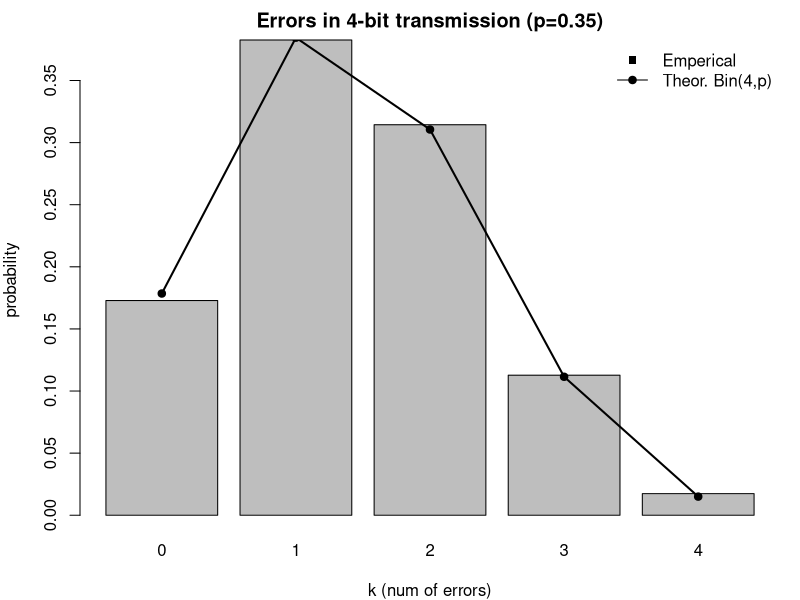
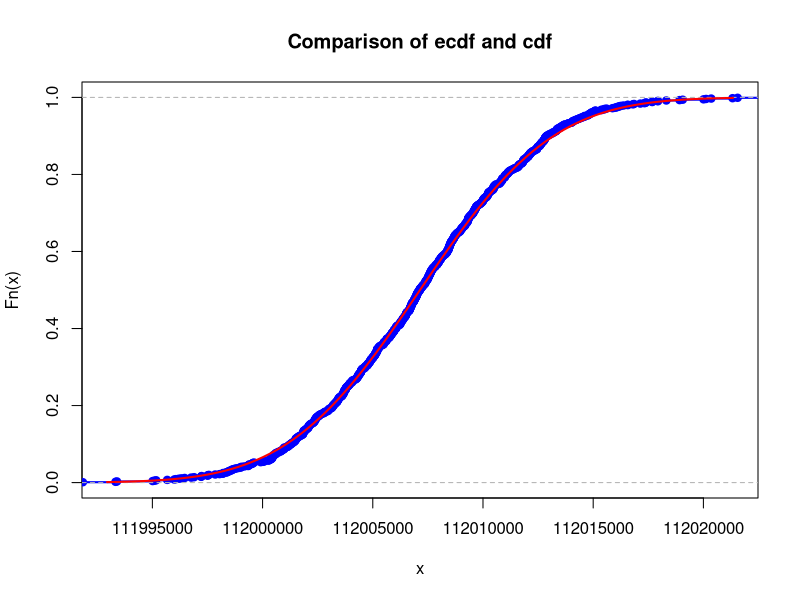
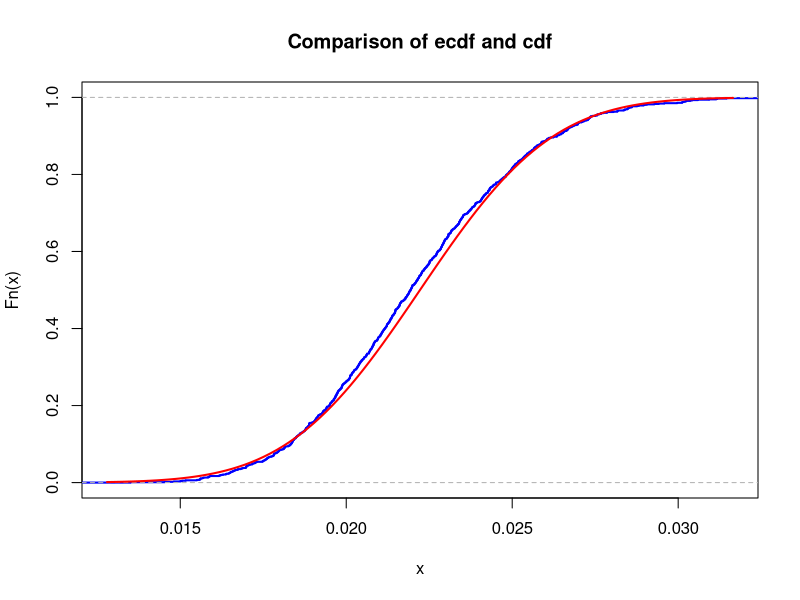
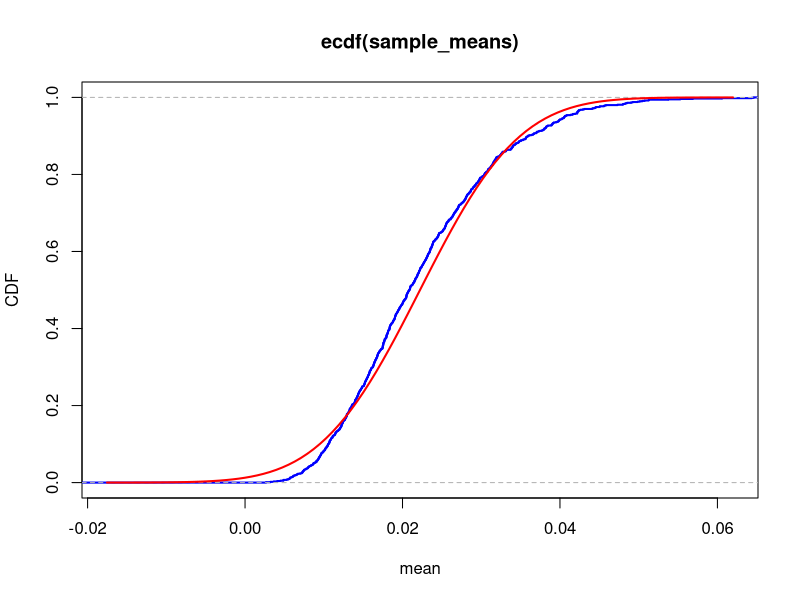
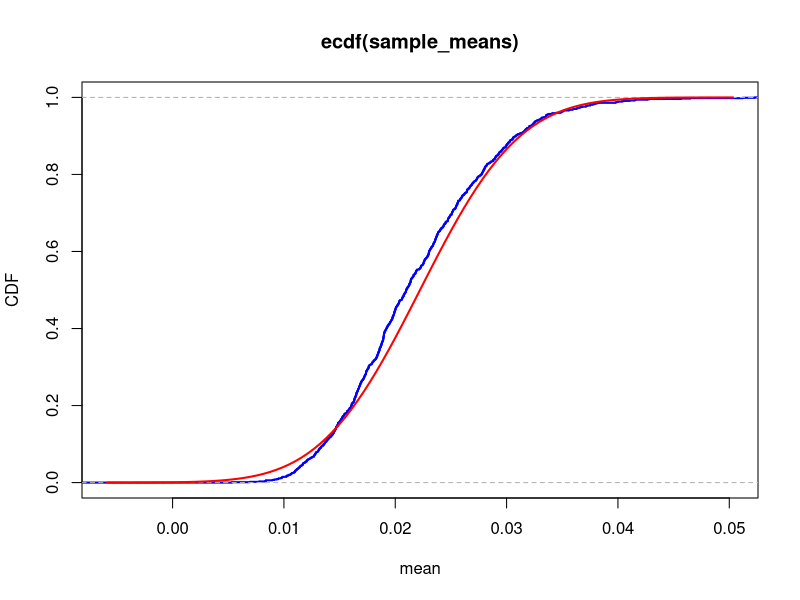
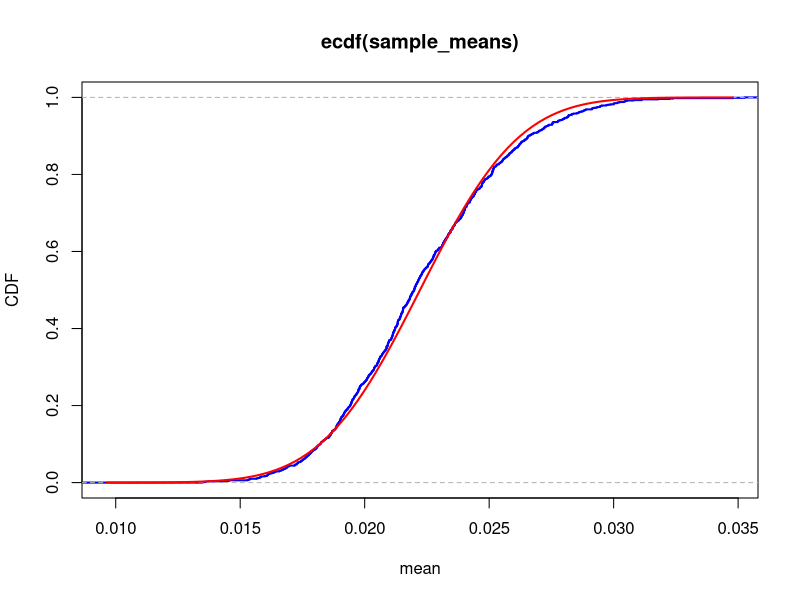
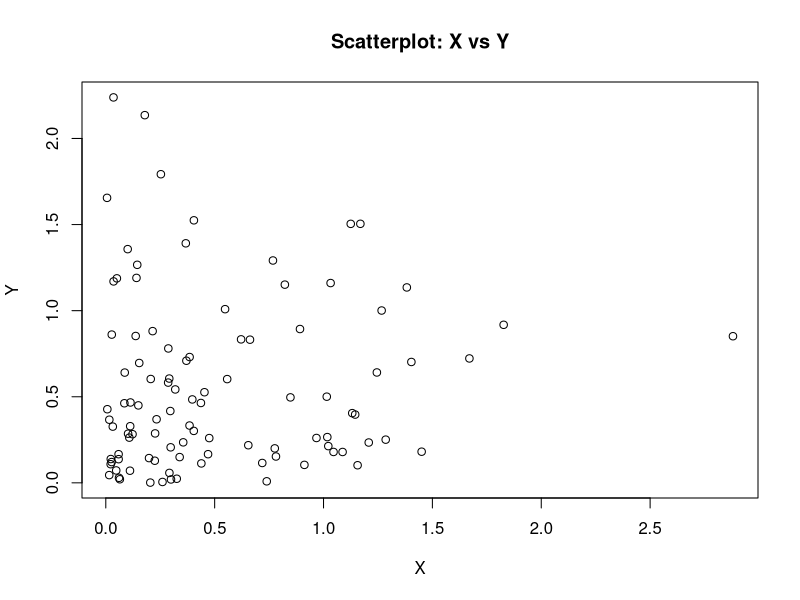
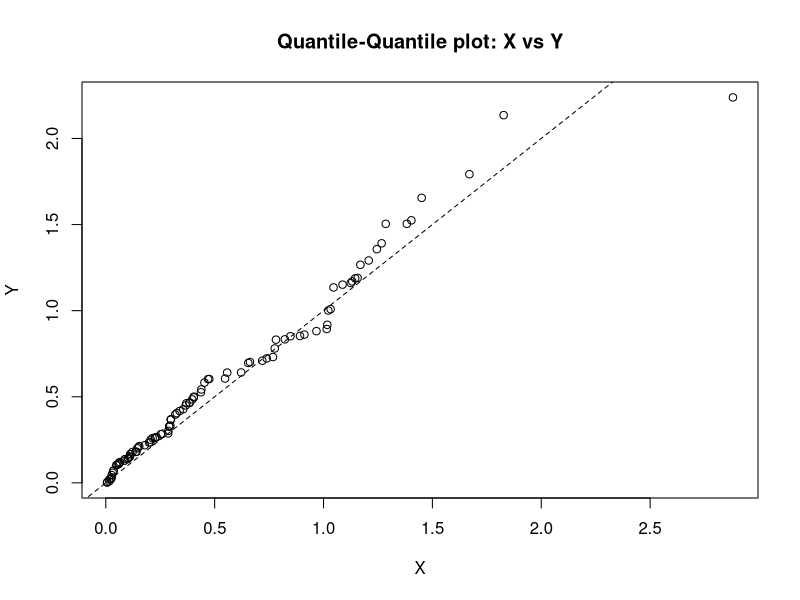

The R script that drew these images, in order:
## ---- chunk 1
# team id number 
id <- 35                 

set.seed(id)
p <- id/100 

# matrices G and H
G <- matrix(c(1, 1, 1, 0, 0, 0, 0,
		1, 0, 0, 1, 1, 0, 0,
		0, 1, 0, 1, 0, 1, 0,
		1, 1, 0, 1, 0, 0, 1), nrow = 4, byrow = TRUE)
H <- t(matrix(c(1, 0, 1, 0, 1, 0, 1,
		0, 1, 1, 0, 0, 1, 1,
		0, 0, 0, 1, 1, 1, 1), nrow = 3, byrow = TRUE))

mod2 <- function(x) x %% 2

#cat("The matrix G is: \n") 
#G  
#cat("The matrix H is: \n") 
#H
#cat("The product GH must be zero: \n")
#mod2(G%*%H)
## ---- chunk 2
# generate N messages

message_generator <- function(N) {
  matrix(sample(c(0,1), 4*N, replace = TRUE), nrow = N)
}  

N_mess = 100
messages <- message_generator(N_mess)
codewords <- mod2(messages %*% G)

## ---- chunk 3

E <- matrix(rbinom(N_mess*7, 1, p), nrow = N_mess, ncol = 7) # noice
r <- mod2(codewords + E) # what we resieve
## ---- chunk 4
Z <- mod2(r %*% H) # check which bits are corrupted
j <- Z[,1] + 2*Z[,2] + 4*Z[,3] # error index
## ---- chunk 5
correct <- matrix(0L, nrow = N_mess, ncol = 7)
idx <- which(j>0)
if (length(idx)>0) correct[cbind(idx, j[idx])] <- 1L
r_fixed <- mod2(r + correct)
## ---- chunk 6
m_dec <- r_fixed[, c(3, 5, 6, 7), drop=FALSE]
success <- rowSums(m_dec != messages) == 0
p_hat <- mean(success)
res <- list(phat=p_hat, success=success,
       codewords=codewords, received=r, received_fix=r_fixed, Z=Z, j=j)
## ---- chunk 7
p_theory <- (1-p)^7 + 7*p*(1-p)^6 #p*

cat(sprintf("Emperical p*: %.5f\n", p_hat))
cat(sprintf("Theoretical p*: %.5f\n\n", p_theory))
## ---- chunk 8
SE <- sqrt(p_hat*(1-p_hat)/N_mess)
SE
## ---- chunk 9
eps <- 1.96*SE
cat(sprintf("95%% CI: [%.5f, %.5f]  (ε = %.5f)\n\n", p_hat - eps, p_hat + eps, eps))
## ---- chunk 10
N_needed <- ceiling( (1.96*sqrt(0.25)/0.03)^2 )
cat(sprintf("Minimum N for ε ≤ 0.03: %d\n\n", N_needed))
## ---- chunk 11
M  <- 20000
k <- rbinom(M, size = 4, prob = p)

tab <- table(factor(k, levels=0:4))
freq <- as.numeric(tab) / sum(tab)

kvals <- 0:4
probs <- dbinom(kvals, size = 4, prob = p)

op <- par(mar=c(4,4,2,1))
bp <- barplot(freq,
              names.arg = kvals,
              xlab = "k (num of errors)",
              ylab = "probability",
              main = sprintf("Errors in 4-bit transmission (p=%.2f)", p))

points(bp, probs, pch = 19) # black - theoretical
lines(bp, probs, lwd = 2)
legend("topright", c("Emperical", "Theor. Bin(4,p)"),
       pch = c(15,19), lty = c(0,1), bty = "n")
par(op)


## ---- chunk 12
T <- 30.1
m <- 35 * 10^(-6)
n <- 5
M <- 136.907089 # gram / mol this is the mass of c137
Na <- 6 * 10^23
n_list <- c(5, 10, 50)
# we need consistent units so our T must be converted from years to seconds we will calculate everything in seconds

T <- 30.1 * 365 * 24 * 60 * 60

T # = 949233600
# $\lambda$, is log(2)/T
# we found T so we can now calculate lambda (we need it to find mean)

lambda_for_all <- log(2) / T
lambda_for_all # = 7.302177e-10

# Now we can find N (number of atoms) = m/M NA

N <- m/M * Na
N # = 1.533887e+17

mu <- N * lambda_for_all
mu # = 112007142

# we have poisson distribution so it is easy for us to find sigma (= lambda) but we also should not forget that we search it per element and we have n of elements (=lambda/times). and sd would be sqrt of that value. BUT first I still calculated for all x-s 
var_for_all <- mu
#sd_for_all <- sqrt(var_for_all) # in other words it is for whole distribution but since they are independent than later on we can just devide it by n (sum of independent poisson rv = poisson rv with new parameter)
#sigma_for_all # = 1.460435e-10
#sd_for_all # = 1.208485e-05
K <- 1e3 # times that our experiment is going to be repeated 1000



sample_means <- colMeans(matrix(rpois(n*K, lambda = mu), nrow=n)) # functrion that calculates the mean value of each column in a matrix of df VERY QUICK
# rpois generates randm nums from poisson distribution first param - num of rvs second- mean and variance
## ---- chunk 13
mu <- mu 
sigma <- sqrt(var_for_all/n)
## ---- chunk 14
xlims <- c(mu-3*sigma,mu+3*sigma)
Fs <- ecdf(sample_means)
plot(Fs, 
     xlim = xlims, 
     ylim = c(0,1),
     col = "blue",
     lwd = 2,
     main = "Comparison of ecdf and cdf")
curve(pnorm(x, mean = mu, sd = sigma), col = "red", lwd = 2, add = TRUE)
## ---- chunk 15
max_diffs <- numeric(length(n_list))    
n_list <- c(5, 10, 50)
for (i in 1:length(n_list)) {
  n <- n_list[i]

  sample_means <- colMeans(matrix(rpois(n * K, lambda = mu), nrow = n))
  #Fs <- ecdf(sample_means)
  x_points <- seq(xlims[1], xlims[2], length.out = 1000)
  
  x_grid <- seq(min(sample_means), max(sample_means), length.out = 1000)
  ecdf_vals <- Fs(x_grid)
  cdf_vals  <- pnorm(x_grid, mean = mu, sd = sigma)
  
  max_diffs[i] <- max(abs(ecdf_vals - cdf_vals))
}

print("Maximal Differences")
names(max_diffs) <- paste("n=", n_list)
print(max_diffs)
print("As n gets bigger we can sees that diff between cdf and ecdf gets smaller and smaller. which numerically confirms clt")

## ---- chunk 16
bound <- 8*10^8
# Markov's Inequality
# P(S n>= 8*10^8) <= E(Sn) / 8*10^8
# E(Sn) / 8*10^8 <= 1-0.95 = 0.05
# n * mu / 8*10^8 <= 0.05
# n <= (0.05 * 8*10^8) / mu
#print(bound)
#print(mu)
n_markov <- ((0.05 * bound) / mu)
cat("n <=", n_markov)


## ---- chunk 17

# CLT
# We want P(Sn >=  8*10^8) <= 0.05
# 
# at first we can standardize it cause it has aproximately normal distribution (Sn - n*mu) / sqrt(n*mu) >= ( 8*10^8 - n*mu) / sqrt(n*mu)
# The 95th percentile for a standard Normal is z = 1.645
# So, we need: (8*10^8 - n*mu) / sqrt(n*mu) >= 1.645
# 8*10^8 - sqrt(n)^2*mu >= 1.645 * sqrt(n) * sqrt(mu)
# mu*sqrt(n)^2 + (1.645*sqrt(mu))*sqrt(n) -  8*10^8 <= 0

x <- (-( 1.645 * sqrt(mu)) + sqrt(( 1.645 * sqrt(mu))^2 - 4 * mu * (-bound))) / (2 * mu)
n_clt <- x^2

cat("CLT: n <=", x^2)

## ---- chunk 18
#Chernoff
bound <- 8e8
mu_per_sample <- mu
desirable_prob <- 0.95

chernoff_log_root <- function(n) {
  lambda <- n * mu_per_sample # calculating parameter of  sum of poisson rv 
  log_prob <- -lambda + bound * (1 + log(lambda / bound)) 
  return(log_prob - log(1 - desirable_prob))
}

library(stats)
result <- uniroot(chernoff_log_root, lower = 1, upper = 8e8/mu)
n_chernoff <- result$root

cat("Chernoff bound n_max =", n_chernoff, "\n")

## ---- chunk 19

K_large <- 10000

set.seed(35)
sample_sums <- rpois(K_large, lambda = n_clt * mu)

successes <- sum(sample_sums < 8e8)
empirical_prob <- successes / K_large

cat(" n =", n_clt, "with K =", K_large)
cat("  empirical probability of sum < 8*10^8 is:", empirical_prob, "\n")
print("The simulated probability is close to our target of 0.95, which confirms that our calculation for n using the CLT was correct")




## ---- chunk 20
nu1 <- 45
K <- 1e3
#n <- 5
n_list <- c(5, 10, 50)
for (n in n_list){
  sample_means <- colMeans(matrix(rexp(n*K, rate = nu1), nrow=n))
  cat("for n =", n, " mean of sample means = ", mean(sample_means))

}
## ---- chunk 21
exp_mean <- 1/nu1
exp_var <- 1 / nu1^2
exp_sd <- exp_mean

mu <- exp_mean  
sigma <- exp_sd / sqrt(n)
#print(n)
## ---- chunk 22
xlims <- c(mu-3*sigma,mu+3*sigma)
Fs <- ecdf(sample_means)
plot(Fs, 
     xlim = xlims, 
     col = "blue",
     lwd = 2,
     main = "Comparison of ecdf and cdf")
curve(pnorm(x, mean = mu, sd = sigma), col = "red", lwd = 2, add = TRUE)
## ---- chunk 23
# now let's do it for 5, 10, 50 and find differences


n_list <- c(5, 10, 50)
max_diffs <- numeric(length(n_list))

for (i in seq_along(n_list)) {
  n <- n_list[i]
  mat <- matrix(rexp(n*K, rate = nu1), nrow = n, ncol = K)
  sample_means <- colMeans(mat)
  mu <- 1/nu1
  sigma <- (1/nu1) / sqrt(n)

  Fs <- ecdf(sample_means)
  xlim <- c(mu - 4*sigma, mu + 4*sigma)
  plot(Fs, xlim = xlim, col = "blue", lwd = 2,
       xlab = "mean", ylab = "CDF")
  curve(pnorm(x, mean = mu, sd = sigma), add = TRUE, col = "red", lwd = 2)

  x_grid <- seq(min(sample_means), max(sample_means), length.out = 1000)
  ecdf_vals <- Fs(x_grid)
  cdf_vals  <- pnorm(x_grid, mean = mu, sd = sigma)
  max_diffs[i] <- max(abs(ecdf_vals - cdf_vals))

  cat("n =", n, " mu =", round(mu,4), " sigma =", round(sigma,4),
      " max diff =", round(max_diffs[i],4), "\n")
}
# So here we measure how far the empirical distribution is from the theoretical normal distribution. We see that the bigger n we take, the smaller the difference between them becomes which signifies that the empirical distribution gets closer and closer to the normal distribution. This is a great example of Central Linit Theorem.
## ---- chunk 24

#markov
nu1 <- 35 + 10    
m <- 100               
time_limit <- 60
desired_prob <- 0.95


# P(X <= 100) >= 0.95
# P(X >= 101) <= lambda/101 <= 0.05 ->
# -> lambda = 5,05
# and this is poisson distribution so we know our lambda and it is E(X) = nu1 * N *60 it is the radioactivity (nu1 * 60 sec) in N times

# nu1 * N *60 = 5.05
# we know nu1 = 45
# N = 5.05/45

lambda <- (1 - desired_prob) * (m + 1)
print(lambda)
N_markov <- lambda / (nu1)
print(N_markov)
#n_markov <- m / (3 * nu1)

# Markov's inequality gives us upper bound that will be true but will not be precise.
## ---- chunk 25
#CLT 


a <- 1
b <- 1.645
c <- -100

x_solution <- (-b + sqrt(b^2 - 4*a*c)) / (2*a)
lambda_clt <- x_solution^2
N_clt_final <- lambda_clt / ( nu1)

cat("x =", x_solution, "\n")
cat("lambda =", lambda_clt, "\n")
cat("N_max, not rounded =", N_clt_final, "\n")
cat("N_max =", floor(N_clt_final), "\n\n")

# CLT gives us really good and precise estimation that is close to the true value.
## ---- chunk 26
# Chernoff


mu <- 45
k <- 101
desired_prob <- 0.95

chernoff_log <- function(N) {
  exp(k - mu*N ) * (mu*N/k)^k - (1 - desired_prob)
}
N_chernoff <- uniroot(chernoff_log,  interval = c(1e-10, k/mu - 1e-6))$root
cat("Chernoff bound N_max =", N_chernoff, "\n")
cat("Rounded down =", floor(N_chernoff), "\n")

# Chernoff's inequality gives tighter upper bound than Markov's inequality but still not quite precise.

## ---- chunk 27
nu1 <- 45
k <- 100
time_limit <- 60
desired_prob <- 0.95

cdf_diff <- function(lambda) {
  #we have k iid rv with exponential distribution with parameter x so we can say that thei sum will equal Gamma distribution with parameters 100 and x
  rate <- lambda / time_limit
  pgamma(time_limit, shape = k, scale = 1/rate) - (1-desired_prob)
}

sol <- uniroot(cdf_diff, lower = 1e-6, upper = 500)$root
lambda_true <- sol
N_true <- lambda_true / (60 * nu1)
cat("lambda_true =", lambda_true, " N_true =", N_true, "\n")

set.seed(123)
Ksim <- 20000
rate_sim <- lambda_true / time_limit
samps <- rgamma(Ksim, shape = k, scale = 1/rate_sim)
prob_est <- mean(samps > time_limit)
cat("P(s>60) emperical with lambda:", prob_est, "\n")

# This gives the true and numerically precise value that is also close to what CLT gave us earlier which again validates the results CLT gives us.
## ---- chunk 28
    mu <- 35
    sigma <- 77
    N <- 100
    stadd <- sqrt(sigma)

    x <- rnorm(N, mean=mu, sd=stadd)
    mean_x <- mean(x)
    one_over_mean_x <- 1 / mean_x

    y <- 1 / x
    mean_y <- mean(y)

    cat("1/E(X) =", one_over_mean_x, "\n")
    cat("E(1/X) =", mean_y, "\n")
    # The output proves the inequality above.
## ---- chunk 29
X <- rexp(N, rate=2)
Y <- rexp(N, rate=2)
Z <- log(X) + 5

plot(X, Y, main="Scatterplot: X vs Y")
# There is a cloud-like image and no pattern on the plot. That proves that r. v. X and Y are independent.
qqplot(X, Y, main="Quantile-Quantile plot: X vs Y"); abline(0, 1, lty=2)
# Points are clustered near the line meaning that X and Y have similar distribution (some "rogue" points appear because of noise).
# So we conclude that X and Y are independent and similar.

plot(X, Z, main="Scatterplot: X vs Z")
# Points follow a strict pattern that reminds the graph of logarithm. And indeed Z is log(X)+5, exactly what we see on the plot. So, X and Z are dependent (Z is a function of X).
qqplot(X, Z, main="Quantile-Quantile plot: X vs Z"); abline(0, 1, lty=2)
# QQ-plot is also log-shaped signifying that the distribution of X and Z don't match (otherwise, we would see points lying on the diagonal as in case with X and Y). So X and Z are not similar.
# X and Z are dependent but not similar.
## ---- chunk 30
    N <- 100
    X <- rbinom(N, size = 3, prob = 0.5)

    sample_mean_X <- mean(X)
    sample_var_X <- var(X)     # uses n-1 in denominator, had to look for R documentation for that

    # Let's also calculate theoretical mean and theoretical variance and compare them to the those we got via simulation
    theoretical_mean_X <- 3 * 0.5
    theoretical_var_X <- 3* 0.5 * (1- 0.5)

    cat("sample mean:", sample_mean_X, "\n")
    cat("sample variance:", sample_var_X, "\n")
    cat("theoretical mean:", theoretical_mean_X, "\n")
    cat("theoretical variance:", theoretical_var_X, "\n\n")
    print("We see that sample mean and sample variance are indeed close to their theoretical counterparts.")
## ---- chunk 31
    Y <- 0.5 * X - 1

    sample_mean_Y <- mean(Y)
    sample_var_Y <- var(Y)     # uses n-1 in denominator, had to look for R documentation for that

    # Again, let's calculate theoretical mean and theoretical variance and compare them to the those we got via simulation
    theoretical_mean_Y <- 0.5 * theoretical_mean_X - 1
    theoretical_var_Y <- (0.5)^2 * theoretical_var_X

    cat("sample mean:", sample_mean_Y, "\n")
    cat("sample variance:", sample_var_Y, "\n")
    cat("theoretical mean:", theoretical_mean_Y, "\n")
    cat("theoretical variance:", theoretical_var_Y, "\n\n")
    print("So again, we see that sample mean and sample variance are indeed close to their theoretical counterparts.In addition, after finding both theoretical and sample variance of Y, we see that it is not a goog idea to play this game, as on average, the player will lose money.")
